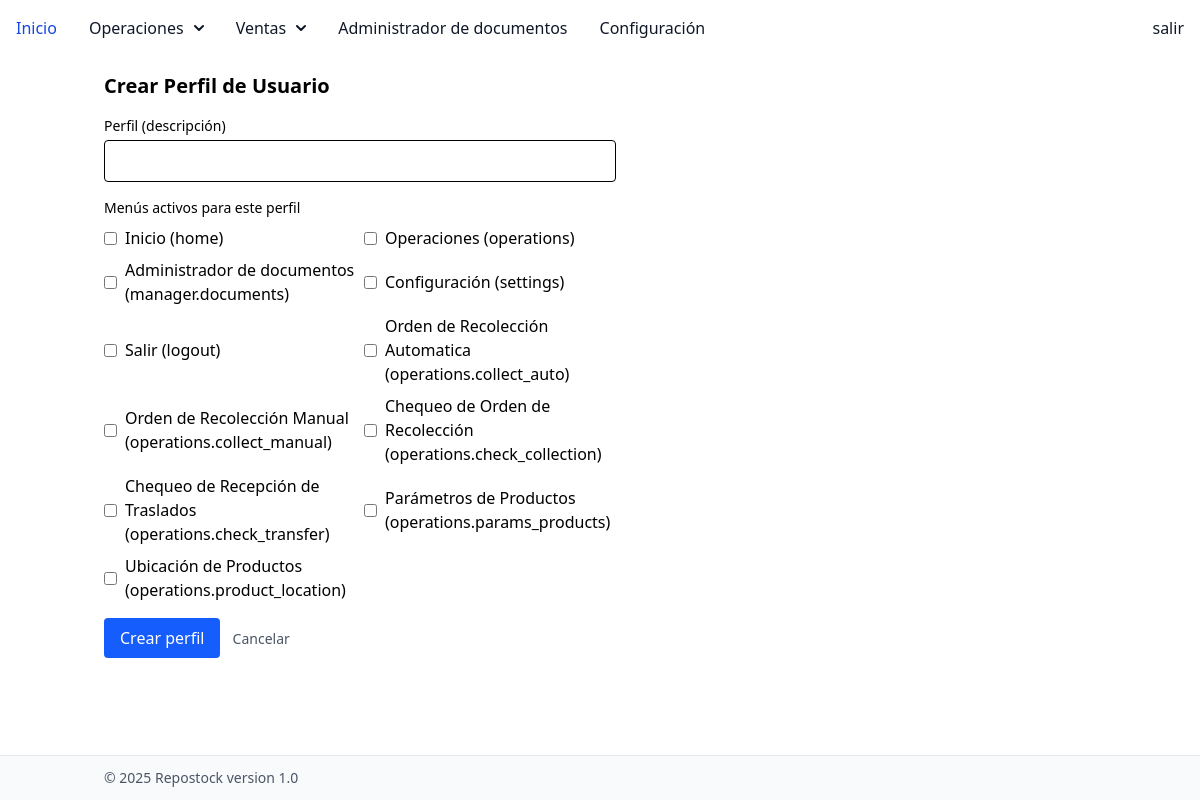
Screenshot of /systems/profile/create with the database file from the repository.
### tables this page shows
CREATE TABLE menus (
            id INTEGER PRIMARY KEY AUTOINCREMENT,
            key TEXT NOT NULL UNIQUE,
            label TEXT NOT NULL,
            url TEXT,
            icon TEXT,
            parent_id INTEGER,
            position INTEGER DEFAULT 0,
            role TEXT,
            is_active INTEGER NOT NULL DEFAULT 1,
            created_at TIMESTAMP DEFAULT CURRENT_TIMESTAMP,
            updated_at TIMESTAMP,
            FOREIGN KEY(parent_id) REFERENCES menus(id) ON DELETE CASCADE
        );

### modules/systems/routes.py (the view, shortened to what this page needs)
@systems_bp.route('/profile/create', methods=['GET', 'POST'])
def create_profile():
    if request.method == 'GET':
        menus = get_menus(active_only=False)
        return render_template('create_profile.html', menus=menus)

### db_sqlite.py (called while the page is built)
def get_connection(db_path: str | Path | None = None) -> sqlite3.Connection:
    path = Path(db_path) if db_path else DB_PATH
    conn = sqlite3.connect(str(path), detect_types=sqlite3.PARSE_DECLTYPES)
    conn.row_factory = sqlite3.Row
    conn.execute('PRAGMA foreign_keys = ON')
    return conn

def get_menus(active_only: bool = True):
    conn = get_connection()
    cur = conn.cursor()
    if active_only:
        cur.execute("SELECT * FROM menus WHERE is_active = 1 ORDER BY parent_id NULLS FIRST, position, id")
    else:
        cur.execute("SELECT * FROM menus ORDER BY parent_id NULLS FIRST, position, id")
    rows = cur.fetchall()
    conn.close()
    return rows

### modules/systems/templates/create_profile.html (shortened to what this page needs)
{% extends 'base.html' %}
{% block content %}
<section class="container mx-auto p-4">
  <h2 class="text-xl font-semibold mb-4">Crear Perfil de Usuario</h2>
  <form method="post" action="{{ url_for('systems.create_profile') }}" class="space-y-4 max-w-lg">
    <div>
      <label class="block text-sm font-medium">Perfil (descripción)</label>
      <input name="description" required class="mt-1 block w-full border rounded p-2" />
    </div>
    <div>
      <label class="block text-sm font-medium">Menús activos para este perfil</label>
      <div class="mt-2 grid gap-2 grid-cols-1 md:grid-cols-2">
        {% for m in menus %}
          <label class="inline-flex items-center space-x-2">
            <input type="checkbox" name="menus" value="{{ m.id }}" class="form-checkbox" />
            <span>{{ m.label }} {% if m.key %}({{ m.key }}){% endif %}</span>
          </label>
        {% endfor %}
      </div>
    </div>
    <div>
      <button type="submit" class="px-4 py-2 bg-blue-600 text-white rounded">Crear perfil</button>
      <a href="{{ url_for('systems.setup') }}" class="ml-2 text-sm text-gray-600">Cancelar</a>
    </div>
  </form>
</section>
{% endblock %}

### templates/base.html (shortened to what this page needs)
<!doctype html>
<html lang="es">
  <head>
    <script src="https://cdn.jsdelivr.net/npm/@tailwindcss/browser@4"></script>
  </head>
  <body class="min-h-screen flex flex-col">
    {% block header %}
      {% include 'header.html' %}
    {% endblock %}
    <main class="flex-1 w-full">
      {% block content %}{% endblock %}
    </main>
    {% include 'footer.html' %}
  </body>
</html>

### templates/header.html (shortened to what this page needs)
<header class="site-header">
    <nav class="bg-white border-gray-200 dark:bg-gray-900 dark:border-gray-700">
        <div class="max-w-screen-xl flex flex-wrap items-center justify-between mx-auto p-4">
            <div class="hidden w-full md:block md:w-auto" id="navbar-dropdown">
                <ul
                    class="flex flex-col font-medium p-4 md:p-0 mt-4 border border-gray-100 rounded-lg bg-gray-50 md:space-x-8 rtl:space-x-reverse md:flex-row md:mt-0 md:border-0 md:bg-white dark:bg-gray-800 md:dark:bg-gray-900 dark:border-gray-700">
                    <li>
                        <a href="{{ url_for('index') }}"
                            class="block py-2 px-3 text-white bg-blue-700 rounded-sm md:bg-transparent md:text-blue-700 md:p-0 md:dark:text-blue-500 dark:bg-blue-600 md:dark:bg-transparent"
                            aria-current="page">Inicio</a>
                    </li>
                    <li class="relative">
                        <button id="dropdownNavbarLink" data-dropdown-toggle="dropdownNavbar" class="flex items-center justify-between w-full py-2 px-3 text-gray-900
                            rounded-sm hover:bg-gray-100 md:hover:bg-transparent md:border-0
                            md:hover:text-blue-700 md:p-0 md:w-auto dark:text-white
                            md:dark:hover:text-blue-500 dark:focus:text-white dark:border-gray-700
                            dark:hover:bg-gray-700 md:dark:hover:bg-transparent">Operaciones
                            <svg class="w-2.5 h-2.5 ms-2.5" aria-hidden="true" xmlns="http://www.w3.org/2000/svg"
                                fill="none" viewBox="0 0 10 6">
                                <path stroke="currentColor" stroke-linecap="round" stroke-linejoin="round"
                                    stroke-width="2" d="m1 1 4 4 4-4" />
                            </svg></button>
                    </li>
                       <li class="relative">
                        <button id="dropdownSalesLink" data-dropdown-toggle="dropdownSales"
                            class="flex items-center justify-between w-full py-2 px-3 text-gray-900
                            rounded-sm hover:bg-gray-100 md:hover:bg-transparent md:border-0
                            md:hover:text-blue-700 md:p-0 md:w-auto dark:text-white
                            md:dark:hover:text-blue-500 dark:focus:text-white dark:border-gray-700
                            dark:hover:bg-gray-700 md:dark:hover:bg-transparent">Ventas
                            <svg class="w-2.5 h-2.5 ms-2.5" aria-hidden="true" xmlns="http://www.w3.org/2000/svg"
                                fill="none" viewBox="0 0 10 6">
                                <path stroke="currentColor" stroke-linecap="round" stroke-linejoin="round"
                                    stroke-width="2" d="m1 1 4 4 4-4" />
                            </svg></button>
                    </li>
                    <li>
                        <a href="{{ url_for('manager.document_manager') }}" class="block py-2 px-3 text-gray-900 rounded-sm
                            hover:bg-gray-100 md:hover:bg-transparent md:border-0
                            md:hover:text-blue-700 md:p-0 dark:text-white md:dark:hover:text-blue-500
                            dark:hover:bg-gray-700 dark:hover:text-white md:dark:hover:bg-transparent">Administrador de
                            documentos</a>
                    </li>
                    <li>
                        <a href="{{ url_for('systems.setup') }}" class="block py-2 px-3 text-gray-900 rounded-sm
                            hover:bg-gray-100 md:hover:bg-transparent md:border-0
                            md:hover:text-blue-700 md:p-0 dark:text-white md:dark:hover:text-blue-500
                            dark:hover:bg-gray-700 dark:hover:text-white md:dark:hover:bg-transparent">Configuración</a>
                    </li>
                </ul>
            </div>
            <div class="flex items-center ml-auto">
                <a href="{{ url_for('logout') }}" class="block py-2 px-3 text-gray-900 rounded-sm
                    hover:bg-gray-100 md:hover:bg-transparent md:border-0
                    md:hover:text-blue-700 md:p-0 dark:text-white md:dark:hover:text-blue-500
                    dark:hover:bg-gray-700 dark:hover:text-white md:dark:hover:bg-transparent">salir</a>
            </div>
        </div>
    </nav>
</header>

### templates/footer.html
<footer class="site-footer mt-auto w-full border-t border-gray-200 bg-gray-50">
  <div class="container mx-auto px-4 py-3 text-sm text-gray-600">
    <p>© {{ current_year if current_year is defined else "2025" }} Repostock version 1.0</p>
  </div>
</footer>

### rows the page displays
menus: label "Inicio", key "home"
menus: label "Operaciones", key "operations"
menus: label "Administrador de documentos", key "manager.documents"
menus: label "Configuración", key "settings"
menus: label "Salir", key "logout"
menus: label "Orden de Recolección Automatica", key "operations.collect_auto"
menus: label "Orden de Recolección Manual", key "operations.collect_manual"
menus: label "Chequeo de Orden de Recolección", key "operations.check_collection"
menus: label "Chequeo de Recepción de Traslados", key "operations.check_transfer"
menus: label "Parámetros de Productos", key "operations.params_products"
menus: label "Ubicación de Productos", key "operations.product_location"

### other values shown
{{ current_year if current_year is defined else "2025" }} "2025"
